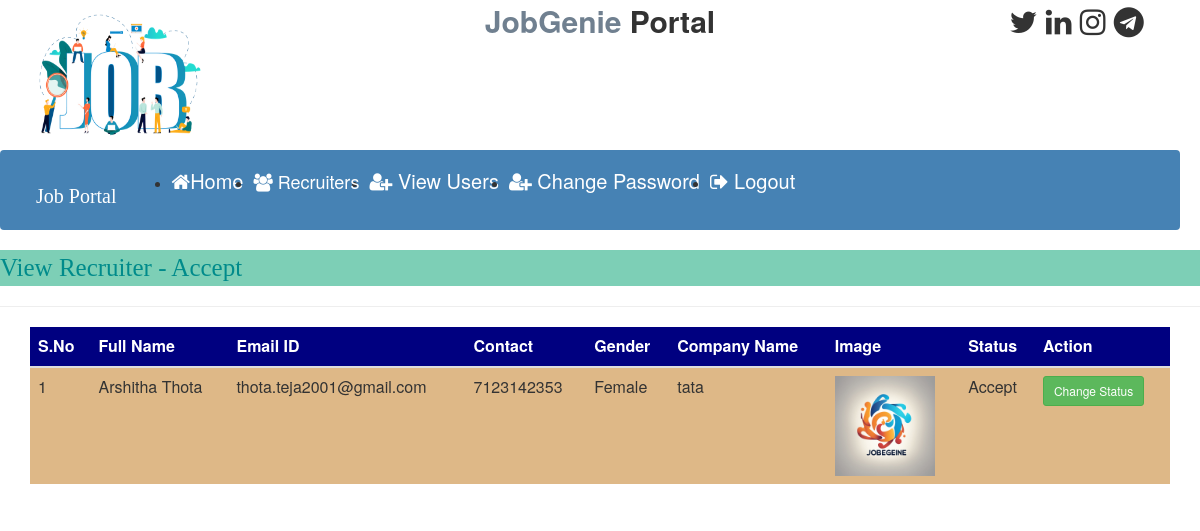
The app's page /recruiter_accepted (signed in) with its own data.
### job/models.py (models this page shows, shortened)
class Recruiter(models.Model):
    user = models.ForeignKey(User,on_delete=models.CASCADE)
    mobile = models.CharField(max_length=15,null=True)
    image = models.FileField(null=True)
    gender= models.CharField(max_length=10,null=True)
    company= models.CharField(max_length=100,null=True)
    type = models.CharField(max_length=15,null=True)
    status = models.CharField(max_length=20, null=True)

### job/views.py (the view)
# urls.py: path('recruiter_accepted', views.recruiter_accepted, name="recruiter_accepted"),
def recruiter_accepted(request):
    if not request.user.is_authenticated:
        return redirect('admin_login')
    data=Recruiter.objects.filter(status= 'Accept')
    d={'data':data}
    return render(request, 'recruiter_accepted.html',d)

### job/templates/recruiter_accepted.html
{% load static %}
{% block body%}
{% include 'admin_navigation.html'%}
<marquee style =" font-family: 'Monotype Corsiva ';font-size : 25px ; color : darkcyan ; font-weight : steelblue;  background-color : #7dcfb6 ">
View Recruiter - Accept
</marquee>
<hr>
<div class ="container ">
<table class="table table-hover ">
<thead>
<tr style=" background-color: #000080 ; color:white">
    <th> S.No</th>
    <th> Full Name</th>
    <th> Email ID</th>
    <th> Contact</th>
    <th> Gender</th>
    <th> Company Name</th>
    <th> Image</th>
    <th> Status</th>
    <th> Action</th>
</tr>
</thead>
<tbody>
{%for i in data%}
<tr style="   background-color: #DEB887">
    <td>{{forloop.counter}}</td>
    <td>{{i.user.first_name}} {{i.user.last_name}} </td>
    <td>{{i.user.username  }}</td>
    <td>{{ i.mobile}}</td>
    <td>{{ i.gender}}</td>
    <td>{{ i.company}}</td>
    <td><img src = " {{i.image.url }}" style="width:100px;height=100px,border-radius:50%" > </td>
    <td> {{ i.status}}</td>
    <td><a href="{% url 'change_status' i.id%}" class = "btn  btn-success btn-sm" > Change Status</a></td>
</tr>
{% endfor %}
</tbody>
</table>
</div>
{% endblock %}

### records on screen
Recruiter: user.first_name "Arshitha", user.last_name "Thota", user.username "thota.teja2001@gmail.com", mobile "7123142353", gender "Female", company "tata", image (picture), status "Accept"
